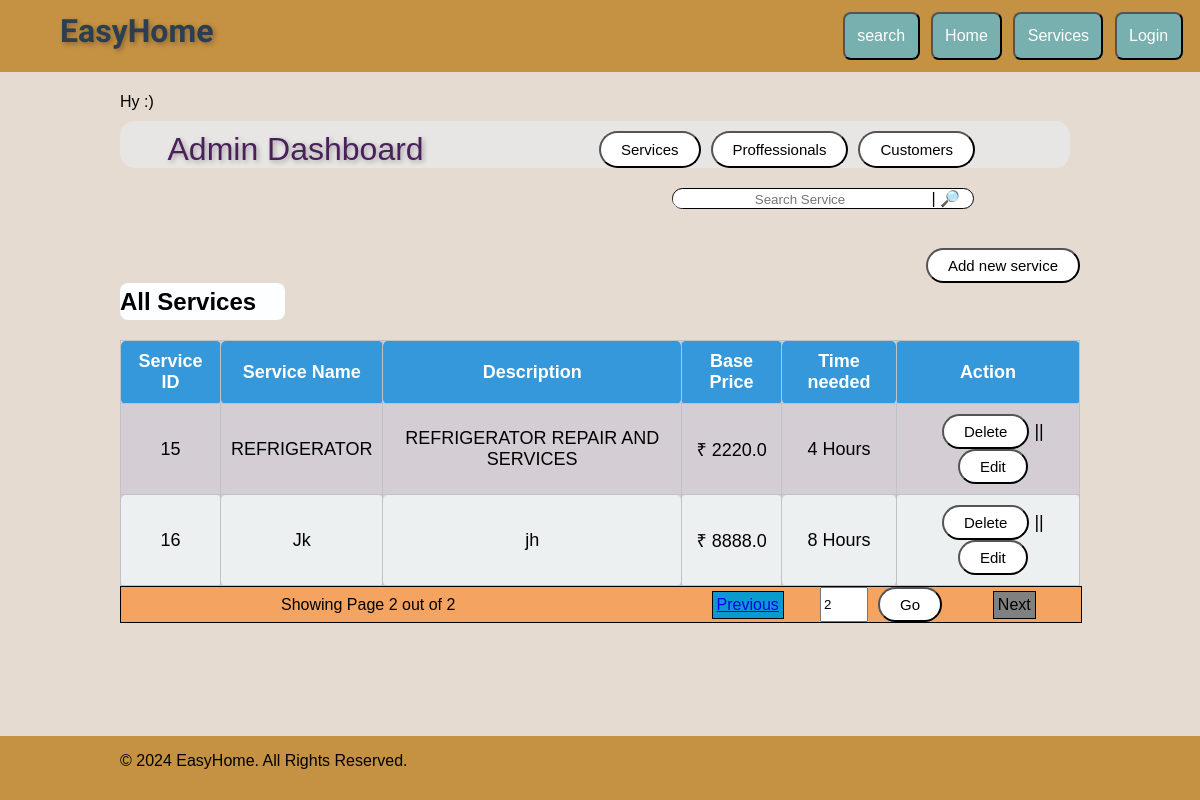
The app's page /admin_service?page=2 (signed in), older data.
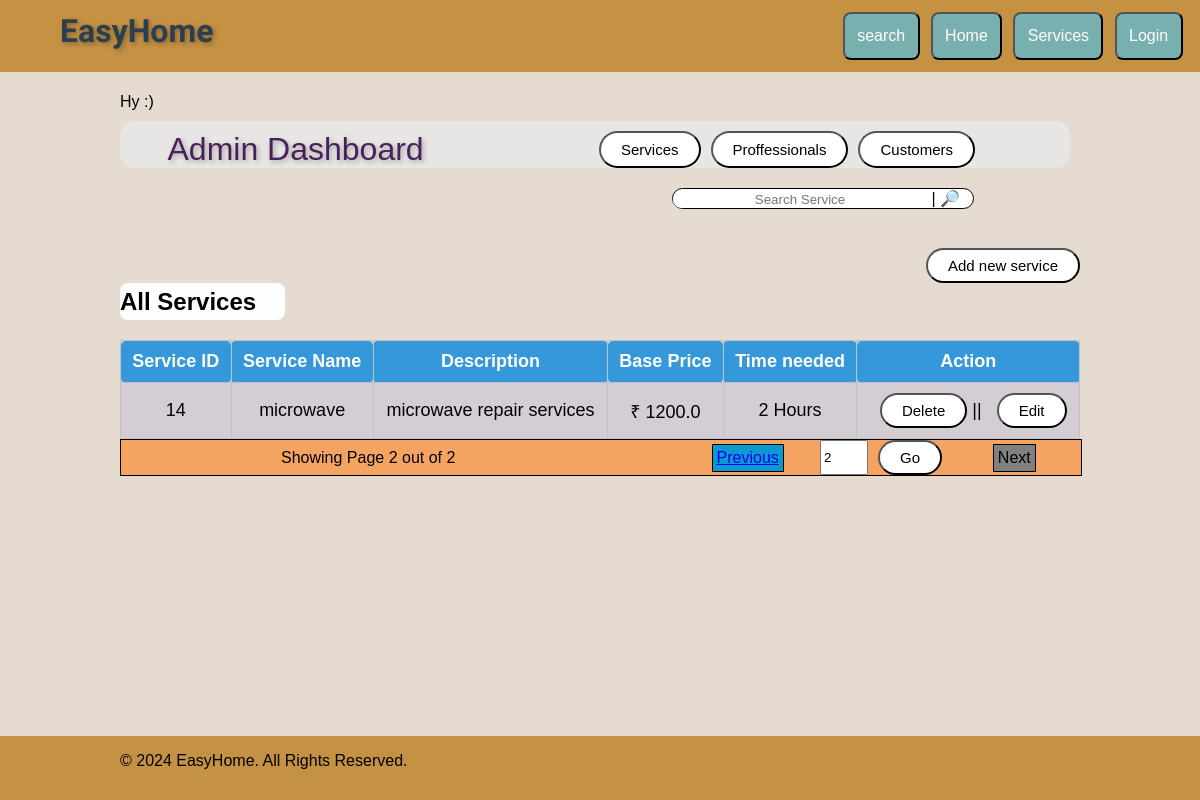
The same page, newer data.
### app.py (models this page shows, shortened)
class Services(db.Model):
    service_id= db.Column(db.Integer, primary_key = True)
    service_name= db.Column(db.String(50)  )
    service_desc= db.Column(db.String(200) )
    service_b_price= db.Column(db.Float() ,nullable= False)
    time_required =db.Column(db.String,  nullable=False)

### app.py (the view, shortened to what this page needs)
@app.route("/admin_service", methods=['POST', 'GET'])
@admin_only
def service():
    per_page= 5
    page= request.args.get('page',1,int)
    query = request.args.get('word')
    if query:
        serv = Services.query.filter(or_ (Services.service_name.like(f'%{query}%'), Services.service_desc.like(f'%{query}%'), Services.service_id.like(f'%{query}%'))).paginate(page= page, per_page=per_page)
    else:serv=Services.query.paginate(page= page, per_page=per_page)
    del1= None
    edit1 =None
    if request.method == 'POST':
        del1= request.form.get("del")
        edit1=request.form.get("edit1")
    if edit1:
        service1= Services.query.get(edit1)
        if service1:
            flag2=service1.service_id
            return redirect(f"/admin_service/{flag2}" )
    return render_template("admin_service.html",serv=serv )

### app.py (called while the page is built)
def admin_only(f):
    @wraps(f)
    def admin1(*args, **kwargs):
        if session :
            user =session.get('type1')
            if user == 'admin':
                flash('You need to be logged in as an admin to access this page.', 'warning')
                return f(*args, **kwargs)
            else: return redirect('/dashboard')
        else: return redirect('/login')
    return admin1

### templates/admin_service.html (shortened to what this page needs)
{% extends "admin.html" %}
{% block admin %}
<div class="panel">
<div class="flex_button panel">
    <div style="width: 300px; margin-left: 30px;" class="searchbar flex_button" >
        <form action="/admin_service" >
            <input style="width: 250px;" margin: 0;" id="searchbox" name="word" value="{{request.args.get('word', '')}}"  required  placeholder="Search Service">
            | <button  style="all: initial;" id='search_button' type="submit">🔎</button>
        </form>
    </div>
</div>
<div  class="button_end" >
    <button  onclick="location.href='/admin_service/add';">
        Add new service
    </button>
</div>
<div class="table_lebel">
    All Services
</div>
<table>
    <thead>
        <tr>
            <th>Service ID</th>
            <th>Service Name</th>
            <th>Description</th>
            <th>Base Price</th>
            <th>Time needed</th>
            <th>Action</th>
        </tr>
    </thead>
    <tbody>
    {% for service in serv %}
    <tr>
      <td> {{service.service_id}}</td>
      <td> {{service.service_name}}</td>
      <td> {{service.service_desc}}</td>
      <td> ₹ {{service.service_b_price}}</td>
      <td> {{service.time_required}} Hours</td>
      <td><form action="/admin_service" method="POST">
        <button name="del" value="{{service.service_id}}" type="submit">Delete</button> ||
      <form action="/admin_service" method="POST">
        <button name="edit1" value="{{service.service_id}}" type="submit">Edit</button></td>
       </tr>
{% endfor %}
    </tbody>
</table>
<div class="paginator">
  <div style="justify-content: flex-start; align-items: center;">
     Showing Page {{serv.page}} out of {{serv.pages}}
  </div>
  <div style="justify-content: flex-start;" >
  <div style="justify-content: flex-start;">
      {% if serv.has_prev %}
          <a  id="active_pgntr" href="{{ url_for('service', page=serv.prev_num) }}" >Previous</a>
      {% else %}
          <a>Previous</a>
      {% endif %}
  </div>
  <div style=" justify-content: center;">
  <form style="display:flex;" action="{{ url_for('service')}}">
      <input style="width:40px;" id="page_a" name='page' value="{{serv.page}}">
      <button type="submit"> Go </button>
  </form>
  </div>
  <div style="justify-content: flex-end;">
  {% if serv.has_next %}
      <a id="active_pgntr" href="{{ url_for('service', page=serv.next_num) }}">Next</a>
  {% else %}
      <a >Next</a>
  {% endif %}
  </div>
  </div>
</div>
</body>
</html>
{% endblock %}

Row changes from the older to the newer data that the page shows:
removed Services: service_id "15", service_name "REFRIGERATOR", service_desc "REFRIGERATOR REPAIR AND SERVICES", service_b_price "2220.0", time_required "4"
removed Services: service_id "16", service_name "Jk", service_desc "jh", service_b_price "8888.0", time_required "8"
now on this page (row edited): Services: service_id "14", service_name "microwave", service_desc "microwave repair services", service_b_price "1200.0", time_required "2"
